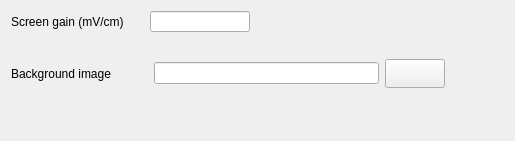
<?xml version="1.0" encoding="UTF-8"?>
<ui version="4.0" stdsetdef="1">
  <author></author>
  <comment></comment>
  <exportmacro></exportmacro>
  <class>NeuroscopeMiscLayout</class>
  <widget class="QWidget" name="NeuroscopeMiscLayout">
    <property name="geometry">
      <rect>
        <x>0</x>
        <y>0</y>
        <width>515</width>
        <height>141</height>
      </rect>
    </property>
    <property name="windowTitle">
      <string>Miscellaneous</string>
    </property>
    <layout class="QGridLayout">
      <item row="0" column="0">
        <layout class="QGridLayout">
          <item row="3" column="0">
            <spacer name="spacer72">
              <property name="sizeHint">
                <size>
                  <width>16</width>
                  <height>42</height>
                </size>
              </property>
              <property name="sizeType">
                <enum>QSizePolicy::Expanding</enum>
              </property>
              <property name="orientation">
                <enum>Qt::Vertical</enum>
              </property>
            </spacer>
          </item>
          <item row="1" column="0">
            <spacer name="spacer20">
              <property name="sizeHint">
                <size>
                  <width>16</width>
                  <height>21</height>
                </size>
              </property>
              <property name="sizeType">
                <enum>QSizePolicy::Fixed</enum>
              </property>
              <property name="orientation">
                <enum>Qt::Vertical</enum>
              </property>
            </spacer>
          </item>
          <item row="0" column="0">
            <layout class="QHBoxLayout">
              <property name="margin">
                <number>0</number>
              </property>
              <item>
                <widget class="QLabel" name="textLabel4_2_2">
                  <property name="text">
                    <string>Screen gain (mV/cm)</string>
                  </property>
                  <property name="wordWrap">
                    <bool>false</bool>
                  </property>
                </widget>
              </item>
              <item>
                <spacer name="spacer10_2_2">
                  <property name="sizeHint">
                    <size>
                      <width>20</width>
                      <height>10</height>
                    </size>
                  </property>
                  <property name="sizeType">
                    <enum>QSizePolicy::Fixed</enum>
                  </property>
                  <property name="orientation">
                    <enum>Qt::Horizontal</enum>
                  </property>
                </spacer>
              </item>
              <item>
                <widget class="QLineEdit" name="screenGainLineEdit">
                  <property name="sizePolicy">
                    <sizepolicy>
                      <hsizetype>0</hsizetype>
                      <vsizetype>0</vsizetype>
                      <horstretch>0</horstretch>
                      <verstretch>0</verstretch>
                    </sizepolicy>
                  </property>
                  <property name="minimumSize">
                    <size>
                      <width>100</width>
                      <height>20</height>
                    </size>
                  </property>
                  <property name="maximumSize">
                    <size>
                      <width>100</width>
                      <height>32767</height>
                    </size>
                  </property>
                </widget>
              </item>
              <item>
                <spacer name="spacer11_2">
                  <property name="sizeHint">
                    <size>
                      <width>93</width>
                      <height>21</height>
                    </size>
                  </property>
                  <property name="sizeType">
                    <enum>QSizePolicy::Expanding</enum>
                  </property>
                  <property name="orientation">
                    <enum>Qt::Horizontal</enum>
                  </property>
                </spacer>
              </item>
            </layout>
          </item>
          <item row="2" column="0">
            <layout class="QHBoxLayout">
              <item>
                <widget class="QLabel" name="backgroundLabel">
                  <property name="text">
                    <string>Background image</string>
                  </property>
                  <property name="wordWrap">
                    <bool>false</bool>
                  </property>
                </widget>
              </item>
              <item>
                <spacer name="spacer10_2_2_2">
                  <property name="sizeHint">
                    <size>
                      <width>37</width>
                      <height>10</height>
                    </size>
                  </property>
                  <property name="sizeType">
                    <enum>QSizePolicy::Fixed</enum>
                  </property>
                  <property name="orientation">
                    <enum>Qt::Horizontal</enum>
                  </property>
                </spacer>
              </item>
              <item>
                <widget class="QLineEdit" name="traceBackgroundLineEdit">
                  <property name="sizePolicy">
                    <sizepolicy>
                      <hsizetype>0</hsizetype>
                      <vsizetype>0</vsizetype>
                      <horstretch>0</horstretch>
                      <verstretch>0</verstretch>
                    </sizepolicy>
                  </property>
                  <property name="minimumSize">
                    <size>
                      <width>225</width>
                      <height>0</height>
                    </size>
                  </property>
                </widget>
              </item>
              <item>
                <widget class="QPushButton" name="traceBackgroundButton">
                  <property name="sizePolicy">
                    <sizepolicy>
                      <hsizetype>0</hsizetype>
                      <vsizetype>0</vsizetype>
                      <horstretch>0</horstretch>
                      <verstretch>0</verstretch>
                    </sizepolicy>
                  </property>
                  <property name="minimumSize">
                    <size>
                      <width>60</width>
                      <height>29</height>
                    </size>
                  </property>
                  <property name="text">
                    <string/>
                  </property>
                </widget>
              </item>
              <item>
                <spacer name="spacer11_2_2">
                  <property name="sizeHint">
                    <size>
                      <width>37</width>
                      <height>21</height>
                    </size>
                  </property>
                  <property name="sizeType">
                    <enum>QSizePolicy::Expanding</enum>
                  </property>
                  <property name="orientation">
                    <enum>Qt::Horizontal</enum>
                  </property>
                </spacer>
              </item>
            </layout>
          </item>
        </layout>
      </item>
    </layout>
  </widget>
  <layoutdefault spacing="6" margin="11"/>
  <pixmapfunction>qPixmapFromMimeSource</pixmapfunction>
  <resources>
    <include location="neuroscopemisclayout.qrc"/>
  </resources>
</ui>
